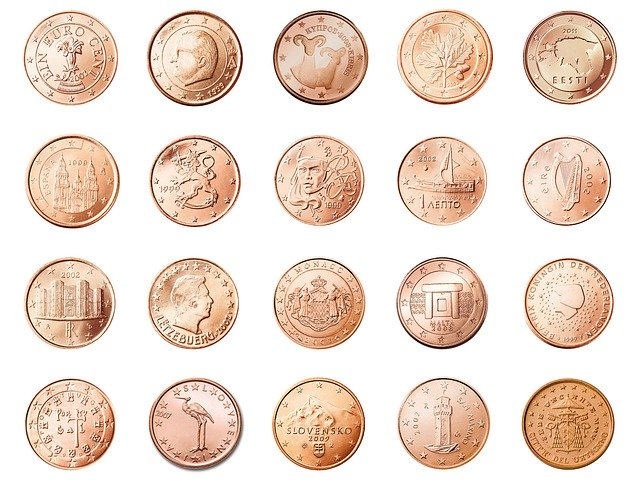
#> input picture Segmentacao/moedas.jpg, 640 x 494 px
$ python Main.py
#> lines starting #> are read from the running program, lines starting #| are printed output that depends on the picture; after the words box and inside, x2 and y2 are one past the last pixel; in counts of white or black regions, pixels touching at a corner belong together
import cv2

def contar_moedas(caminho_imagem):
#> called with caminho_imagem = 'moedas.jpg'
    img = cv2.imread(caminho_imagem)
#> img is the input picture: shape (494, 640, 3); mean B, G, R 209.3, 221.5, 238.8
    gray = cv2.cvtColor(img, cv2.COLOR_BGR2GRAY)
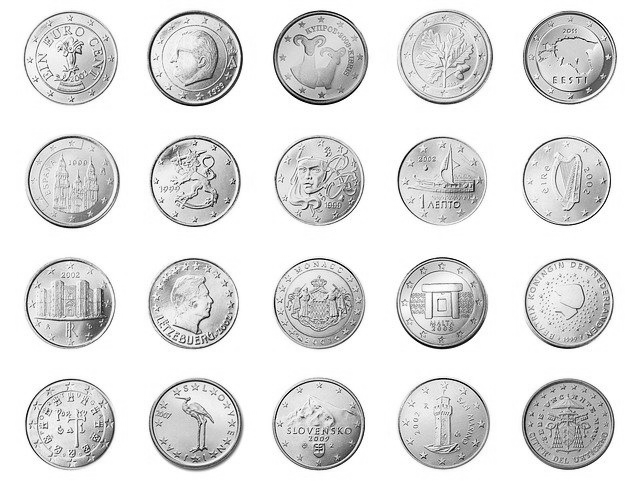
#> gray: shape (494, 640); min 2, max 255, mean 225.3
    blur = cv2.GaussianBlur(gray, (5, 5), 0)
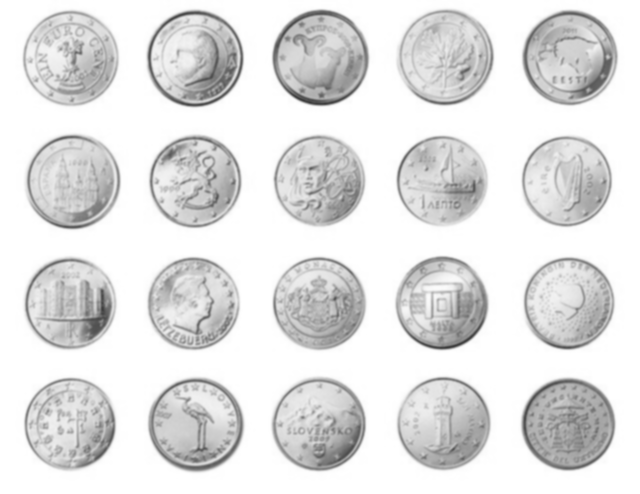
#> blur: shape (494, 640); min 59, max 255, mean 225.3

    _, thresh = cv2.threshold(blur, 0, 255, cv2.THRESH_BINARY_INV + cv2.THRESH_OTSU)
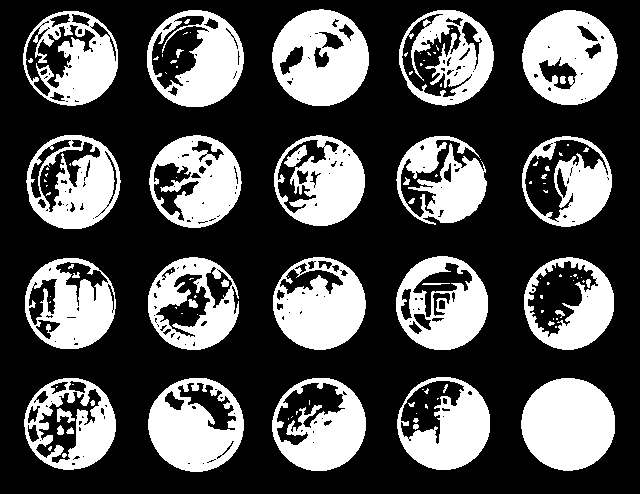
#> thresh: shape (494, 640); 32.2% white; 114 white regions (72 under 20 px)

    contours, _ = cv2.findContours(thresh, cv2.RETR_EXTERNAL, cv2.CHAIN_APPROX_SIMPLE)
#> contours = 24 contours, 3 with area under 20; largest, box (x1, y1, x2, y2) and area: (147, 10, 244, 107) 7302, (272, 9, 369, 106) 7212, (399, 10, 494, 106) 7002, (23, 11, 118, 106) 6974, (522, 10, 618, 105) 6953

    contagem = 0
    for cnt in contours:
        area = cv2.contourArea(cnt)
        if area > 500:
            contagem += 1
#> this loop made 24 passes
#> area on passes 1, 2, 3, 4, 5, 6, 7, 8, 9, 10, 12, 15: 6729, 6743, 6937, 6521.5, 6672, 6461, 6458.5, 6628, 6461, 6664.5, 21.5, 6324.5
#> after the loop, contagem = 20

    return contagem


def contar_moscas(caminho_imagem):
    img = cv2.imread(caminho_imagem)
#> (the run stopped early here; a loop or call above may not have finished)
